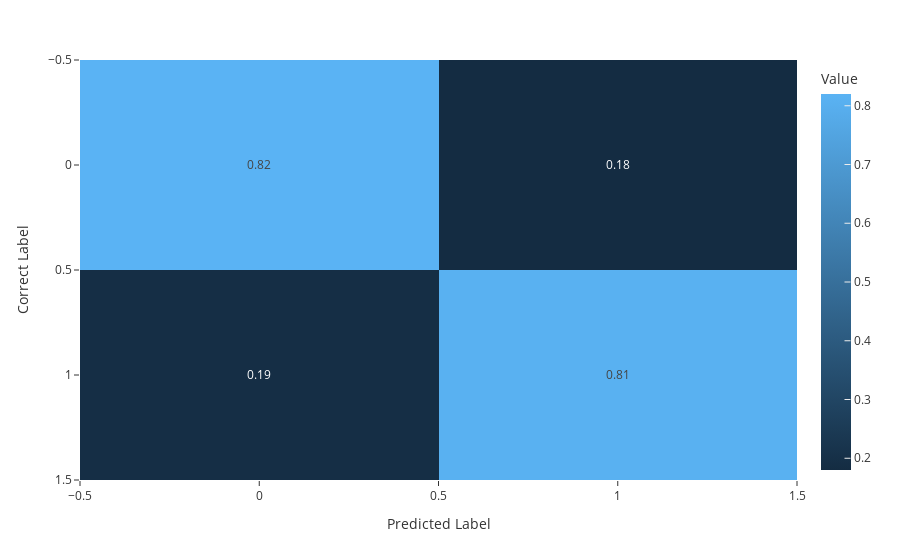

Source (notebook cell):
### Code cell
print('accuracy_score: ',accuracy_score(y_test,y_pred))
print('recall_score: ',recall_score(y_test,y_pred))
print('jaccard_score: ',jaccard_score(y_test,y_pred))
print('f1_score: ',f1_score(y_test,y_pred))
print('precision_score: ',precision_score(y_test,y_pred))

fig = px.imshow(np.around(confusion_matrix(y_test, y_pred, normalize='true'),2), 
                template='ggplot2',
                text_auto=True, 
                aspect="True", 
                labels=dict(x="Predicted Label", y="Correct Label", color='Value'))
fig.update_xaxes(side="bottom")
fig.show()

### Figure 1 — Plotly figure (JSON) as saved in the notebook; plotly's stock layout.template omitted (floating-point values rounded to 4 significant figures)
{"data": [{"coloraxis": "coloraxis", "hovertemplate": "Predicted Label: %{x}<br>Correct Label: %{y}<br>Value: %{z}<extra></extra>", "name": "0", "texttemplate": "%{z}", "type": "heatmap", "xaxis": "x", "yaxis": "y", "z": [[0.82, 0.18], [0.19, 0.81]]}], "layout": {"coloraxis": {"colorbar": {"title": {"text": "Value"}}, "colorscale": [[0, "rgb(20,44,66)"], [1, "rgb(90,179,244)"]]}, "margin": {"t": 60}, "xaxis": {"anchor": "y", "domain": [0, 1], "side": "bottom", "title": {"text": "Predicted Label"}}, "yaxis": {"anchor": "x", "autorange": "reversed", "domain": [0, 1], "title": {"text": "Correct Label"}}}}
